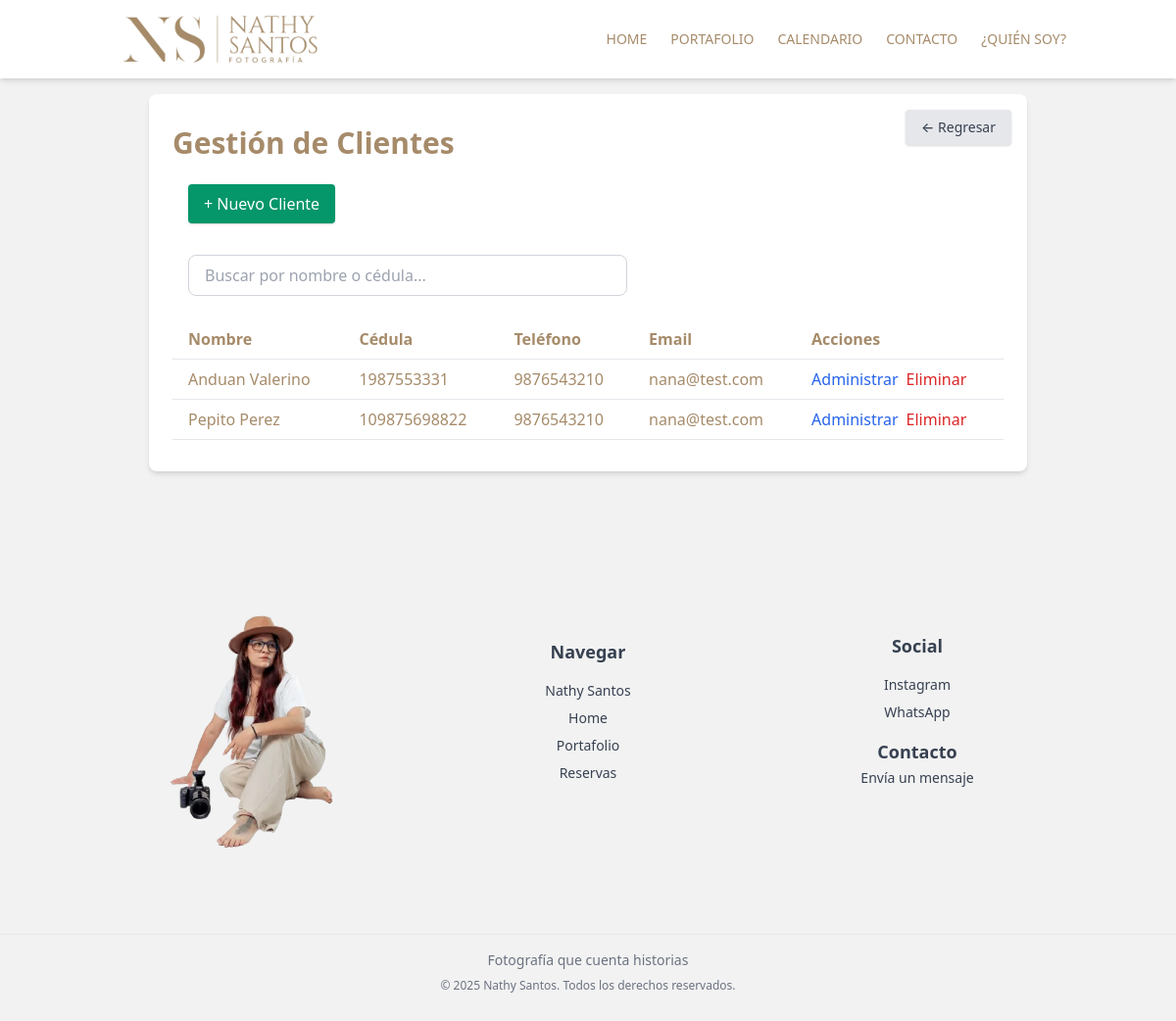
/clientes/, run on the app's committed database.
### admin_NathySantos/models.py (models this page shows, shortened)
class Cliente(models.Model):
    nombre = models.CharField(max_length=100)
    ID_CC = models.CharField(max_length=20, unique=True)
    telefono = models.CharField(max_length=20)
    email = models.EmailField()

### admin_NathySantos/views.py (the view)
# urls.py: path('clientes/', views.clientes_list, name='clientes_list'),
def clientes_list(request):
  query = request.GET.get("q", "").strip()
  if query:
      if query.isdigit():
          clientes = Cliente.objects.filter(ID_CC__icontains=query).order_by('ID_CC')
      else:
          clientes = Cliente.objects.filter(nombre__icontains=query).order_by('nombre')
  else:
      clientes = Cliente.objects.all().order_by('nombre')
  return render(request, 'clientes/lista_clientes.html', {"clientes": clientes, "query": query})

### admin_NathySantos/templates/clientes/lista_clientes.html (shortened to what this page needs)
{% extends 'layouts/app.html' %}
{% block content %}
<section class="py-8 px-6 max-w-4xl my-4 mx-auto bg-white shadow-md rounded-lg relative">
  <a href="{% url 'dashboard' %}"
    class="absolute top-4 right-4 bg-gray-200 hover:bg-gray-300 text-gray-700 text-sm font-medium py-2 px-4 rounded flex items-center shadow">
    &#8592; Regresar
  </a>
  <h2 class="text-3xl font-bold mb-2">Gestión de Clientes</h2>
  <button onclick="toggleModal()"
    class=" inline-block bg-green-600 hover:bg-green-700 text-white py-2 px-4 m-4 rounded shadow">
    + Nuevo Cliente
  </button>
  <div class="m-4">
    <form method="GET" class="mb-6">
      <input type="text" name="q" placeholder="Buscar por nombre o cédula..." value="{{ query|default:'' }}"
        class="border border-gray-300 rounded-lg px-4 py-2 w-full max-w-md">
    </form>
  </div>
  <table class="w-full text-left border-collapse">
    <thead>
      <tr class="border-b">
        <th class="px-4 py-2">Nombre</th>
        <th class="px-4 py-2">Cédula</th>
        <th class="px-4 py-2">Teléfono</th>
        <th class="px-4 py-2">Email</th>
        <th class="px-4 py-2">Acciones</th>
      </tr>
    </thead>
    <tbody>
      {% for cliente in clientes %}
      {% if cliente.pk %}
      <tr class="border-b hover:bg-gray-100">
        <td class="px-4 py-2">{{ cliente.nombre }}</td>
        <td class="px-4 py-2">{{ cliente.ID_CC }}</td>
        <td class="px-4 py-2">{{ cliente.telefono }}</td>
        <td class="px-4 py-2">{{ cliente.email }}</td>
        <td class="px-4 py-2 flex space-x-2">
          <a href="{% url 'crear_evento' cliente.pk %}" class="text-blue-600 hover:underline">Administrar</a>
          <form method="POST" action="{% url 'cliente_delete' cliente.pk %}"
            onsubmit="return confirm('¿Eliminar este cliente?');">
            <button type="submit" class="text-red-600 hover:underline">Eliminar</button>
          </form>
        </td>
      </tr>
      {% endif %}
      {% empty %}
      <tr>
        <td colspan="5" class="text-center py-4 text-gray-500">Aún no hay clientes registrados.</td>
      </tr>
      {% endfor %}
    </tbody>
  </table>
</section>
{% endblock %}

### static/css/custom.css (style rules this page uses)
* { margin: 0; padding: 0; box-sizing: border-box; }

### data on the page
Cliente: nombre "Anduan Valerino", ID_CC "1987553331", telefono "9876543210", email "nana@test.com"
Cliente: nombre "Pepito Perez", ID_CC "109875698822", telefono "9876543210", email "nana@test.com"
